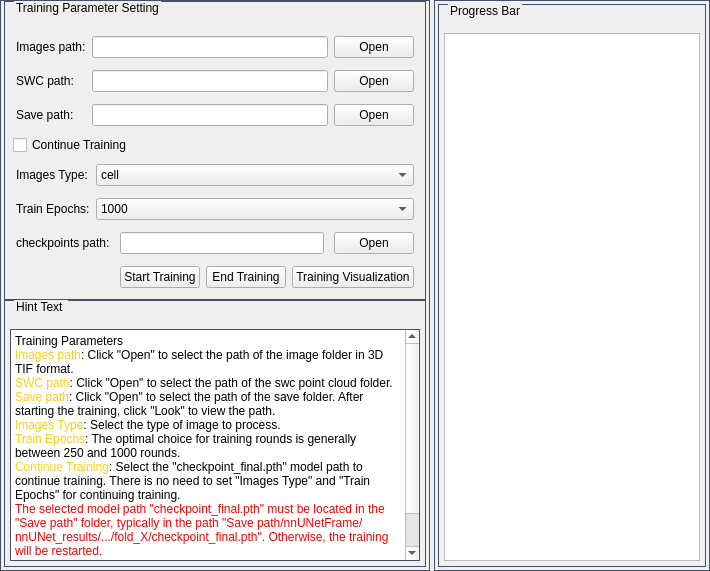
       <widget class="QWidget" name="TrainPage">
        <property name="styleSheet">
         <string notr="true"/>
        </property>
        <layout class="QHBoxLayout" name="horizontalLayout_5">
         <property name="leftMargin">
          <number>0</number>
         </property>
         <property name="topMargin">
          <number>0</number>
         </property>
         <property name="rightMargin">
          <number>0</number>
         </property>
         <property name="bottomMargin">
          <number>0</number>
         </property>
         <item>
          <layout class="QHBoxLayout" name="Train_horizontalLayout">
           <property name="spacing">
            <number>4</number>
           </property>
           <item>
            <widget class="QFrame" name="TrainWidget">
             <property name="sizePolicy">
              <sizepolicy hsizetype="Expanding" vsizetype="Expanding">
               <horstretch>1</horstretch>
               <verstretch>0</verstretch>
              </sizepolicy>
             </property>
             <property name="minimumSize">
              <size>
               <width>430</width>
               <height>0</height>
              </size>
             </property>
             <property name="styleSheet">
              <string notr="true">QWidget#TrainWidget {
	border: 1px solid rgb(70,80,100);
}</string>
             </property>
             <property name="frameShape">
              <enum>QFrame::StyledPanel</enum>
             </property>
             <property name="frameShadow">
              <enum>QFrame::Raised</enum>
             </property>
             <layout class="QVBoxLayout" name="verticalLayout_5">
              <property name="leftMargin">
               <number>0</number>
              </property>
              <property name="topMargin">
               <number>0</number>
              </property>
              <property name="rightMargin">
               <number>0</number>
              </property>
              <property name="bottomMargin">
               <number>0</number>
              </property>
              <item>
               <layout class="QVBoxLayout" name="Train_verticalLayout">
                <property name="spacing">
                 <number>0</number>
                </property>
                <item>
                 <widget class="QWidget" name="train_func_widget" native="true">
                  <property name="sizePolicy">
                   <sizepolicy hsizetype="Expanding" vsizetype="Expanding">
                    <horstretch>0</horstretch>
                    <verstretch>5</verstretch>
                   </sizepolicy>
                  </property>
                  <layout class="QVBoxLayout" name="verticalLayout_35">
                   <property name="leftMargin">
                    <number>3</number>
                   </property>
                   <property name="topMargin">
                    <number>0</number>
                   </property>
                   <property name="rightMargin">
                    <number>3</number>
                   </property>
                   <property name="bottomMargin">
                    <number>0</number>
                   </property>
                   <item>
                    <widget class="QGroupBox" name="train_func_groupBox">
                     <property name="minimumSize">
                      <size>
                       <width>0</width>
                       <height>0</height>
                      </size>
                     </property>
                     <property name="styleSheet">
                      <string notr="true">QGroupBox#train_func_groupBox
{
	border: 1px solid rgb(70,80,100);
	margin-top: 3.0ex;
}
QGroupBox#train_func_groupBox::title
{
	subcontrol-origin:margin;
	left: 10px;
}</string>
                     </property>
                     <property name="title">
                      <string>Training Parameter Setting</string>
                     </property>
                     <layout class="QVBoxLayout" name="verticalLayout_36">
                      <property name="leftMargin">
                       <number>3</number>
                      </property>
                      <property name="topMargin">
                       <number>9</number>
                      </property>
                      <property name="rightMargin">
                       <number>3</number>
                      </property>
                      <property name="bottomMargin">
                       <number>3</number>
                      </property>
                      <item>
                       <layout class="QVBoxLayout" name="verticalLayout_6">
                        <property name="leftMargin">
                         <number>3</number>
                        </property>
                        <property name="topMargin">
                         <number>3</number>
                        </property>
                        <property name="rightMargin">
                         <number>3</number>
                        </property>
                        <property name="bottomMargin">
                         <number>3</number>
                        </property>
                        <item>
                         <layout class="QGridLayout" name="gridLayout_7" rowstretch="0,0,0" rowminimumheight="0,0,0">
                          <property name="leftMargin">
                           <number>3</number>
                          </property>
                          <property name="topMargin">
                           <number>3</number>
                          </property>
                          <property name="rightMargin">
                           <number>3</number>
                          </property>
                          <property name="bottomMargin">
                           <number>3</number>
                          </property>
                          <property name="verticalSpacing">
                           <number>12</number>
                          </property>
                          <item row="0" column="0">
                           <widget class="QLabel" name="label_3">
                            <property name="text">
                             <string>Images path:</string>
                            </property>
                           </widget>
                          </item>
                          <item row="0" column="2">
                           <widget class="QPushButton" name="train_images_Button">
                            <property name="text">
                             <string>Open</string>
                            </property>
                           </widget>
                          </item>
                          <item row="2" column="0">
                           <widget class="QLabel" name="label_16">
                            <property name="text">
                             <string>Save path:</string>
                            </property>
                           </widget>
                          </item>
                          <item row="1" column="0">
                           <widget class="QLabel" name="label">
                            <property name="text">
                             <string>SWC path:</string>
                            </property>
                           </widget>
                          </item>
                          <item row="1" column="1">
                           <widget class="QLineEdit" name="train_SWC_lineEdit"/>
                          </item>
                          <item row="2" column="1">
                           <widget class="QLineEdit" name="train_save_lineEdit">
                            <property name="text">
                             <string/>
                            </property>
                            <property name="readOnly">
                             <bool>true</bool>
                            </property>
                           </widget>
                          </item>
                          <item row="2" column="2">
                           <widget class="QPushButton" name="train_save_Button">
                            <property name="text">
                             <string>Open</string>
                            </property>
                           </widget>
                          </item>
                          <item row="1" column="2">
                           <widget class="QPushButton" name="train_SWC_Button">
                            <property name="text">
                             <string>Open</string>
                            </property>
                           </widget>
                          </item>
                          <item row="0" column="1">
                           <widget class="QLineEdit" name="train_images_lineEdit"/>
                          </item>
                         </layout>
                        </item>
                        <item>
                         <widget class="QCheckBox" name="continue_training_checkBox">
                          <property name="text">
                           <string>Continue Training</string>
                          </property>
                         </widget>
                        </item>
                        <item>
                         <widget class="QWidget" name="no_continue_training_widget" native="true">
                          <property name="minimumSize">
                           <size>
                            <width>0</width>
                            <height>0</height>
                           </size>
                          </property>
                          <layout class="QVBoxLayout" name="verticalLayout_3">
                           <property name="spacing">
                            <number>0</number>
                           </property>
                           <property name="leftMargin">
                            <number>0</number>
                           </property>
                           <property name="topMargin">
                            <number>0</number>
                           </property>
                           <property name="rightMargin">
                            <number>0</number>
                           </property>
                           <property name="bottomMargin">
                            <number>0</number>
                           </property>
                           <item>
                            <layout class="QGridLayout" name="gridLayout">
                             <property name="leftMargin">
                              <number>3</number>
                             </property>
                             <property name="topMargin">
                              <number>3</number>
                             </property>
                             <property name="rightMargin">
                              <number>3</number>
                             </property>
                             <property name="bottomMargin">
                              <number>3</number>
                             </property>
                             <property name="horizontalSpacing">
                              <number>6</number>
                             </property>
                             <property name="verticalSpacing">
                              <number>12</number>
                             </property>
                             <item row="0" column="1">
                              <widget class="QComboBox" name="images_type_combo">
                               <property name="sizePolicy">
                                <sizepolicy hsizetype="Expanding" vsizetype="Fixed">
                                 <horstretch>0</horstretch>
                                 <verstretch>0</verstretch>
                                </sizepolicy>
                               </property>
                               <property name="minimumSize">
                                <size>
                                 <width>0</width>
                                 <height>0</height>
                                </size>
                               </property>
                               <property name="layoutDirection">
                                <enum>Qt::LeftToRight</enum>
                               </property>
                               <property name="editable">
                                <bool>false</bool>
                               </property>
                               <property name="minimumContentsLength">
                                <number>0</number>
                               </property>
                               <property name="duplicatesEnabled">
                                <bool>false</bool>
                               </property>
                               <item>
                                <property name="text">
                                 <string>cell</string>
                                </property>
                               </item>
                               <item>
                                <property name="text">
                                 <string>neuron</string>
                                </property>
                               </item>
                               <item>
                                <property name="text">
                                 <string>vessel</string>
                                </property>
                               </item>
                              </widget>
                             </item>
                             <item row="1" column="1">
                              <widget class="QComboBox" name="train_epochs_combo">
                               <property name="sizePolicy">
                                <sizepolicy hsizetype="Expanding" vsizetype="Fixed">
                                 <horstretch>0</horstretch>
                                 <verstretch>0</verstretch>
                                </sizepolicy>
                               </property>
                               <property name="currentText">
                                <string>1000</string>
                               </property>
                               <property name="currentIndex">
                                <number>9</number>
                               </property>
                               <item>
                                <property name="text">
                                 <string>1</string>
                                </property>
                               </item>
                               <item>
                                <property name="text">
                                 <string>5</string>
                                </property>
                               </item>
                               <item>
                                <property name="text">
                                 <string>10</string>
                                </property>
                               </item>
                               <item>
                                <property name="text">
                                 <string>20</string>
                                </property>
                               </item>
                               <item>
                                <property name="text">
                                 <string>50</string>
                                </property>
                               </item>
                               <item>
                                <property name="text">
                                 <string>100</string>
                                </property>
                               </item>
                               <item>
                                <property name="text">
                                 <string>250</string>
                                </property>
                               </item>
                               <item>
                                <property name="text">
                                 <string>500</string>
                                </property>
                               </item>
                               <item>
                                <property name="text">
                                 <string>750</string>
                                </property>
                               </item>
                               <item>
                                <property name="text">
                                 <string>1000</string>
                                </property>
                               </item>
                               <item>
                                <property name="text">
                                 <string>2000</string>
                                </property>
                               </item>
                               <item>
                                <property name="text">
                                 <string>4000</string>
                                </property>
                               </item>
                               <item>
                                <property name="text">
                                 <string>8000</string>
                                </property>
                               </item>
                              </widget>
                             </item>
                             <item row="0" column="0">
                              <widget class="QLabel" name="label_2">
                               <property name="text">
                                <string>Images Type:</string>
                               </property>
                              </widget>
                             </item>
                             <item row="1" column="0">
                              <widget class="QLabel" name="label_4">
                               <property name="text">
                                <string>Train Epochs:</string>
                               </property>
                              </widget>
                             </item>
                            </layout>
                           </item>
                          </layout>
                         </widget>
                        </item>
                        <item>
                         <widget class="QWidget" name="continue_training_widget" native="true">
                          <property name="minimumSize">
                           <size>
                            <width>0</width>
                            <height>0</height>
                           </size>
                          </property>
                          <layout class="QHBoxLayout" name="horizontalLayout_2">
                           <property name="spacing">
                            <number>10</number>
                           </property>
                           <property name="leftMargin">
                            <number>3</number>
                           </property>
                           <property name="topMargin">
                            <number>3</number>
                           </property>
                           <property name="rightMargin">
                            <number>3</number>
                           </property>
                           <property name="bottomMargin">
                            <number>3</number>
                           </property>
                           <item>
                            <widget class="QLabel" name="label_8">
                             <property name="text">
                              <string>checkpoints path:</string>
                             </property>
                            </widget>
                           </item>
                           <item>
                            <widget class="QLineEdit" name="continue_training_lineEdit"/>
                           </item>
                           <item>
                            <widget class="QPushButton" name="continue_training_Button">
                             <property name="text">
                              <string>Open</string>
                             </property>
                            </widget>
                           </item>
                          </layout>
                         </widget>
                        </item>
                        <item>
                         <spacer name="verticalSpacer_3">
                          <property name="orientation">
                           <enum>Qt::Vertical</enum>
                          </property>
                          <property name="sizeHint" stdset="0">
                           <size>
                            <width>20</width>
                            <height>40</height>
                           </size>
                          </property>
                         </spacer>
                        </item>
                        <item>
                         <layout class="QHBoxLayout" name="horizontalLayout_11">
                          <property name="leftMargin">
                           <number>3</number>
                          </property>
                          <property name="topMargin">
                           <number>3</number>
                          </property>
                          <property name="rightMargin">
                           <number>3</number>
                          </property>
                          <property name="bottomMargin">
                           <number>3</number>
                          </property>
                          <item>
                           <spacer name="horizontalSpacer_5">
                            <property name="orientation">
                             <enum>Qt::Horizontal</enum>
                            </property>
                            <property name="sizeHint" stdset="0">
                             <size>
                              <width>40</width>
                              <height>20</height>
                             </size>
                            </property>
                           </spacer>
                          </item>
                          <item>
                           <widget class="QPushButton" name="train_start_Button">
                            <property name="text">
                             <string>Start Training</string>
                            </property>
                           </widget>
                          </item>
                          <item>
                           <widget class="QPushButton" name="train_end_Button">
                            <property name="text">
                             <string>End Training</string>
                            </property>
                           </widget>
                          </item>
                          <item>
                           <widget class="QPushButton" name="train_preview_Button">
                            <property name="text">
                             <string>Training Visualization</string>
                            </property>
                           </widget>
                          </item>
                         </layout>
                        </item>
                       </layout>
                      </item>
                     </layout>
                    </widget>
                   </item>
                  </layout>
                 </widget>
                </item>
                <item>
                 <widget class="QWidget" name="train_info_widget" native="true">
                  <property name="sizePolicy">
                   <sizepolicy hsizetype="Expanding" vsizetype="Expanding">
                    <horstretch>0</horstretch>
                    <verstretch>11</verstretch>
                   </sizepolicy>
                  </property>
                  <layout class="QVBoxLayout" name="verticalLayout_33">
                   <property name="leftMargin">
                    <number>3</number>
                   </property>
                   <property name="topMargin">
                    <number>0</number>
                   </property>
                   <property name="rightMargin">
                    <number>3</number>
                   </property>
                   <property name="bottomMargin">
                    <number>3</number>
                   </property>
                   <item>
                    <widget class="QGroupBox" name="train_info_groupBox">
                     <property name="minimumSize">
                      <size>
                       <width>0</width>
                       <height>0</height>
                      </size>
                     </property>
                     <property name="styleSheet">
                      <string notr="true">QGroupBox#train_info_groupBox
{
	border: 1px solid rgb(70,80,100);
	margin-top: 3.0ex;
}
QGroupBox#train_info_groupBox::title
{
	subcontrol-origin:margin;
	left: 10px;
}</string>
                     </property>
                     <property name="title">
                      <string>Hint Text </string>
                     </property>
                     <layout class="QVBoxLayout" name="verticalLayout_34">
                      <property name="leftMargin">
                       <number>3</number>
                      </property>
                      <property name="topMargin">
                       <number>9</number>
                      </property>
                      <property name="rightMargin">
                       <number>3</number>
                      </property>
                      <property name="bottomMargin">
                       <number>3</number>
                      </property>
                      <item>
                       <layout class="QVBoxLayout" name="verticalLayout_32">
                        <item>
                         <widget class="QTextBrowser" name="train_info_textBrowser">
                          <property name="sizePolicy">
                           <sizepolicy hsizetype="Expanding" vsizetype="Expanding">
                            <horstretch>0</horstretch>
                            <verstretch>0</verstretch>
                           </sizepolicy>
                          </property>
                          <property name="styleSheet">
                           <string notr="true">QTextBrowser#train_info_textBrowser {
	border: 1px solid rgb(70,80,100)
}</string>
                          </property>
                          <property name="html">
                           <string>&lt;!DOCTYPE HTML PUBLIC &quot;-//W3C//DTD HTML 4.0//EN&quot; &quot;http://www.w3.org/TR/REC-html40/strict.dtd&quot;&gt;
&lt;html&gt;&lt;head&gt;&lt;meta name=&quot;qrichtext&quot; content=&quot;1&quot; /&gt;&lt;style type=&quot;text/css&quot;&gt;
p, li { white-space: pre-wrap; }
&lt;/style&gt;&lt;/head&gt;&lt;body style=&quot; font-family:'微软雅黑'; font-size:9pt; font-weight:400; font-style:normal;&quot;&gt;
&lt;p style=&quot; margin-top:0px; margin-bottom:0px; margin-left:0px; margin-right:0px; -qt-block-indent:0; text-indent:0px;&quot;&gt;Training Parameters&lt;/p&gt;
&lt;p style=&quot; margin-top:0px; margin-bottom:0px; margin-left:0px; margin-right:0px; -qt-block-indent:0; text-indent:0px;&quot;&gt;&lt;span style=&quot; color:#ffcf0f;&quot;&gt;Images path&lt;/span&gt;: Click &amp;quot;Open&amp;quot; to select the path of the image folder in 3D TIF format.&lt;/p&gt;
&lt;p style=&quot; margin-top:0px; margin-bottom:0px; margin-left:0px; margin-right:0px; -qt-block-indent:0; text-indent:0px;&quot;&gt;&lt;span style=&quot; color:#ffcf0f;&quot;&gt;SWC path&lt;/span&gt;: Click &amp;quot;Open&amp;quot; to select the path of the swc point cloud folder.&lt;/p&gt;
&lt;p style=&quot; margin-top:0px; margin-bottom:0px; margin-left:0px; margin-right:0px; -qt-block-indent:0; text-indent:0px;&quot;&gt;&lt;span style=&quot; color:#ffcf0f;&quot;&gt;Save path&lt;/span&gt;: Click &amp;quot;Open&amp;quot; to select the path of the save folder. After starting the training, click &amp;quot;Look&amp;quot; to view the path. &lt;/p&gt;
&lt;p style=&quot; margin-top:0px; margin-bottom:0px; margin-left:0px; margin-right:0px; -qt-block-indent:0; text-indent:0px;&quot;&gt;&lt;span style=&quot; color:#ffcf0f;&quot;&gt;Images Type&lt;/span&gt;: Select the type of image to process.&lt;/p&gt;
&lt;p style=&quot; margin-top:0px; margin-bottom:0px; margin-left:0px; margin-right:0px; -qt-block-indent:0; text-indent:0px;&quot;&gt;&lt;span style=&quot; color:#ffcf0f;&quot;&gt;Train Epochs&lt;/span&gt;: The optimal choice for training rounds is generally between 250 and 1000 rounds. &lt;/p&gt;
&lt;p style=&quot; margin-top:0px; margin-bottom:0px; margin-left:0px; margin-right:0px; -qt-block-indent:0; text-indent:0px;&quot;&gt;&lt;span style=&quot; color:#ffcf0f;&quot;&gt;Continue Training&lt;/span&gt;: Select the &amp;quot;checkpoint_final.pth&amp;quot; model path to continue training. There is no need to set &amp;quot;Images Type&amp;quot; and &amp;quot;Train Epochs&amp;quot; for continuing training.&lt;/p&gt;
&lt;p style=&quot; margin-top:0px; margin-bottom:0px; margin-left:0px; margin-right:0px; -qt-block-indent:0; text-indent:0px;&quot;&gt;&lt;span style=&quot; color:#ff0000;&quot;&gt;The selected model path &amp;quot;checkpoint_final.pth&amp;quot; must be located in the &amp;quot;Save path&amp;quot; folder, typically in the path &amp;quot;Save path/nnUNetFrame/nnUNet_results/.../fold_X/checkpoint_final.pth&amp;quot;. Otherwise, the training will be restarted.&lt;/span&gt;&lt;/p&gt;
&lt;p style=&quot; margin-top:0px; margin-bottom:0px; margin-left:0px; margin-right:0px; -qt-block-indent:0; text-indent:0px;&quot;&gt;Click &amp;quot;Start Training&amp;quot; to begin training the model.&lt;/p&gt;
&lt;p style=&quot; margin-top:0px; margin-bottom:0px; margin-left:0px; margin-right:0px; -qt-block-indent:0; text-indent:0px;&quot;&gt;Click &amp;quot;End Training&amp;quot; to end the training of the model.&lt;/p&gt;
&lt;p style=&quot; margin-top:0px; margin-bottom:0px; margin-left:0px; margin-right:0px; -qt-block-indent:0; text-indent:0px;&quot;&gt;Click &amp;quot;Training Visualization&amp;quot; to view the training loss curve.&lt;/p&gt;&lt;/body&gt;&lt;/html&gt;</string>
                          </property>
                         </widget>
                        </item>
                       </layout>
                      </item>
                     </layout>
                    </widget>
                   </item>
                  </layout>
                 </widget>
                </item>
               </layout>
              </item>
             </layout>
            </widget>
           </item>
           <item>
            <widget class="QFrame" name="TrainFrame">
             <property name="sizePolicy">
              <sizepolicy hsizetype="Expanding" vsizetype="Expanding">
               <horstretch>36</horstretch>
               <verstretch>1</verstretch>
              </sizepolicy>
             </property>
             <property name="styleSheet">
              <string notr="true">QWidget#TrainFrame {
	border: 1px solid rgb(70,80,100);
}</string>
             </property>
             <property name="frameShape">
              <enum>QFrame::StyledPanel</enum>
             </property>
             <property name="frameShadow">
              <enum>QFrame::Raised</enum>
             </property>
             <layout class="QVBoxLayout" name="verticalLayout_38">
              <property name="leftMargin">
               <number>3</number>
              </property>
              <property name="topMargin">
               <number>3</number>
              </property>
              <property name="rightMargin">
               <number>3</number>
              </property>
              <property name="bottomMargin">
               <number>3</number>
              </property>
              <item>
               <widget class="QGroupBox" name="train_progress_groupBox">
                <property name="styleSheet">
                 <string notr="true">QGroupBox#train_progress_groupBox
{
	border: 1px solid rgb(70,80,100);
	margin-top: 3.0ex;
}
QGroupBox#train_progress_groupBox::title
{
	subcontrol-origin:margin;
	left: 10px;
}</string>
                </property>
                <property name="title">
                 <string>Progress Bar</string>
                </property>
                <layout class="QVBoxLayout" name="verticalLayout_23">
                 <property name="leftMargin">
                  <number>3</number>
                 </property>
                 <property name="rightMargin">
                  <number>3</number>
                 </property>
                 <property name="bottomMargin">
                  <number>3</number>
                 </property>
                 <item>
                  <layout class="QVBoxLayout" name="verticalLayout_37">
                   <item>
                    <widget class="QListWidget" name="train_result_listWidget">
                     <property name="styleSheet">
                      <string notr="true"/>
                     </property>
                    </widget>
                   </item>
                  </layout>
                 </item>
                </layout>
               </widget>
              </item>
             </layout>
            </widget>
           </item>
          </layout>
         </item>
        </layout>
       </widget>
